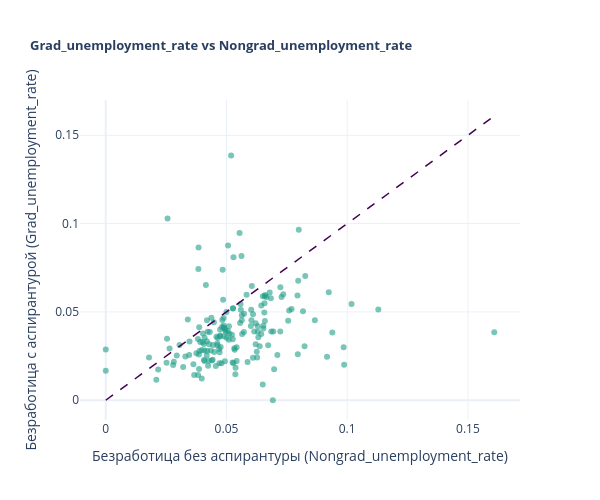

Notebook code cell kept with this figure:
### Markdown cell above
$H_0$ — `Grad_unemployment_rate` и `Nongrad_unemployment_rate` не различаются;  
$H_1$ — `Grad_unemployment_rate` < `Nongrad_unemployment_rate`.

### Code cell
min_val = min(df["Nongrad_unemployment_rate"].min(), df["Grad_unemployment_rate"].min())
max_val = max(df["Nongrad_unemployment_rate"].max(), df["Grad_unemployment_rate"].max())

fig = go.Figure()
fig.add_trace(
    go.Scatter(
        x=df["Nongrad_unemployment_rate"],
        y=df["Grad_unemployment_rate"],
        mode="markers",
        marker=dict(color="#1f9e89", opacity=0.6, size=6),
        text=df["Major"],
        hovertemplate="<b>%{text}</b><br>Nongrad: %{x:.3f}<br>Grad: %{y:.3f}<extra></extra>",
        showlegend=False,
    )
)
fig.add_trace(
    go.Scatter(
        x=[min_val, max_val],
        y=[min_val, max_val],
        mode="lines",
        line=dict(color="#440154", width=1.5, dash="dash"),
        showlegend=False,
    )
)
fig.update_layout(
    title=dict(
        text="<b>Grad_unemployment_rate vs Nongrad_unemployment_rate</b>", font_size=13
    ),
    xaxis_title="Безработица без аспирантуры (Nongrad_unemployment_rate)",
    yaxis_title="Безработица с аспирантурой (Grad_unemployment_rate)",
    template="plotly_white",
    width=600,
    height=500,
)
fig.show()

### Figure 1 — Plotly figure (JSON) as saved in the notebook; plotly's stock layout.template omitted (floating-point values rounded to 4 significant figures; data arrays with more than 128 entries replaced by an {"elided": "..."} marker saying what was removed)
{"data": [{"hovertemplate": "<b>%{text}</b><br>Nongrad: %{x:.3f}<br>Grad: %{y:.3f}<extra></extra>", "marker": {"color": "#1f9e89", "opacity": 0.6, "size": 6}, "mode": "markers", "showlegend": false, "text": {"elided": "172 str values"}, "type": "scatter", "x": {"elided": "172 float values"}, "y": {"elided": "172 float values"}}, {"line": {"color": "#440154", "dash": "dash", "width": 1.5}, "mode": "lines", "showlegend": false, "type": "scatter", "x": [0, 0.1609], "y": [0, 0.1609]}], "layout": {"height": 500, "title": {"font": {"size": 13}, "text": "<b>Grad_unemployment_rate vs Nongrad_unemployment_rate</b>"}, "width": 600, "xaxis": {"title": {"text": "Безработица без аспирантуры (Nongrad_unemployment_rate)"}}, "yaxis": {"title": {"text": "Безработица с аспирантурой (Grad_unemployment_rate)"}}}}
